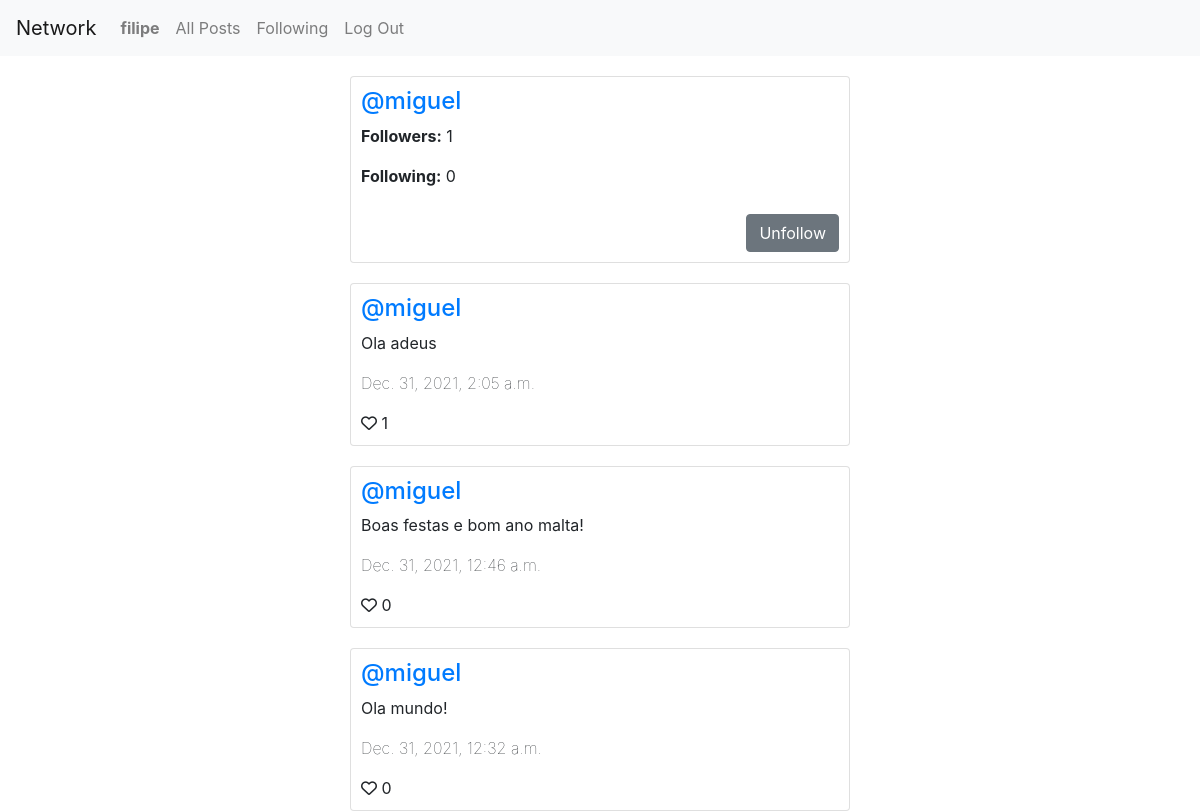
Page /user/miguel (signed in) on the committed database.
### network/models.py (models this page shows)
class User(AbstractUser):
    pass

class Post(models.Model):
    post = models.CharField(max_length=254)
    user = models.ForeignKey(User, on_delete=models.CASCADE)
    date = models.DateTimeField(auto_now_add=True, blank=True)
    likes = models.IntegerField(default=0)

### network/views.py (the view, shortened to what this page needs)
# urls.py: path("user/<str:username>", views.profile, name="profile"),
def profile(request, username):
    try:
        user = User.objects.get(username=username)
    except:
        return HttpResponseNotFound("404 - Not found")
    results = {}
    results['username'] = username
    results["posts"] = list(Post.objects.filter(user=user).order_by('-date'))
    results["followers"] = Follow.objects.filter(following = user).count()
    results["following"] = Follow.objects.filter(follower = user).count()
    results["iamfollowing"] = True if Follow.objects.filter(following = user, follower = request.user).count() > 0 else False
    return render(request, "network/profile.html", results)

### network/templates/network/profile.html (shortened to what this page needs)
{% extends "network/layout.html" %}
{% block body %}
<div class="card" style="max-width: 500px; margin-right: auto; margin-left: auto; margin-top: 20px; padding: 10px;">
    <h4><a href="/user/{{item.user.username}}">@{{username}}</a></h4>
    <p><b>Followers:</b> {{followers}}</p>
    <p><b>Following:</b> {{following}}</p>
    {% if user.is_authenticated and user.username != username %}
    <form action="" method="POST">
        {% if iamfollowing %}
        <button type="submit" class="btn btn-secondary" style="float: right; margin-top: 10px;">Unfollow</button>
        {% else %}
        <button type="submit" class="btn btn-primary" style="float: right; margin-top: 10px;">Follow</button>
        {% endif%}
    </form>
    {%endif%}
</div>
{% for item in posts %}
<div class="card" style="max-width: 500px; margin-right: auto; margin-left: auto; margin-top: 20px; padding: 10px;">
    <h4><a href="/user/{{item.user.username}}">@{{item.user.username}}</a></h4>
    <p id="postText{{item.id}}">{{item.post}}</p>
    <p style="font-weight: lighter;">{{item.date}}</p>
    <a style="display: inline-block;" onclick="return like({{item.id}})"><i id="iconLikes{{item.id}}" class="far fa-heart"></i> <span id="Likes{{item.id}}">{{item.likes}}</span></a>
</div>
{% endfor %}
{% endblock %}

### network/templates/network/layout.html (shortened to what this page needs)
{% load static %}
<!DOCTYPE html>
<html lang="en">
<head>
    <link rel="stylesheet" href="https://maxcdn.bootstrapcdn.com/bootstrap/4.0.0/css/bootstrap.min.css">
    <link href="{% static 'network/styles.css' %}" rel="stylesheet">
</head>
<body>
    <nav class="navbar navbar-expand-lg navbar-light bg-light">
        <a class="navbar-brand" href="{% url 'index' %}">Network</a>
        <div>
            <ul class="navbar-nav mr-auto">
                {% if user.is_authenticated %}
                <li class="nav-item">
                    <a class="nav-link" href="/user/{{ user.username }}"><strong>{{ user.username }}</strong></a>
                </li>
                {% endif %}
                <li class="nav-item">
                    <a class="nav-link" href="{% url 'index' %}">All Posts</a>
                </li>
                {% if user.is_authenticated %}
                <li class="nav-item">
                    <a class="nav-link" href="{% url 'following' %}">Following</a>
                </li>
                <li class="nav-item">
                    <a class="nav-link" href="{% url 'logout' %}">Log Out</a>
                </li>
                {% endif %}
            </ul>
        </div>
    </nav>
    <div class="body">
        {% block body %}
        {% endblock %}
    </div>
</body>
</html>

### rows in the picture
User: username "filipe"
User: username "miguel"
Post: user.username "miguel", post "Ola adeus", date "Dec. 31, 2021, 2:05 a.m.", likes "1"
Post: user.username "miguel", post "Boas festas e bom ano malta!", date "Dec. 31, 2021, 12:46 a.m.", likes "0"
Post: user.username "miguel", post "Ola mundo!", date "Dec. 31, 2021, 12:32 a.m.", likes "0"

### other values in the picture
{{ followers }} "1"
{{ following }} "0"
